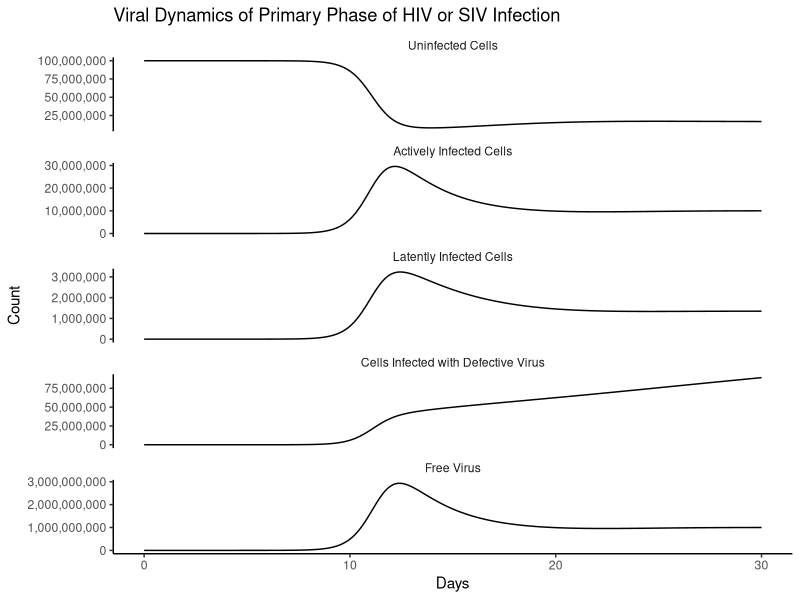

Reproduce this figure in R.
## ---- chunk 1
#| message: false
#| warning: false
library(deSolve)
library(tidyverse)
## ---- chunk 2
base_ode <- function(time, state, parameters){
  with(as.list(c(state, parameters)),{
    
    dx <- lambda - d*x - beta * x * v
    dy1 <- q1*beta * x * v - a1 * y1 + alpha * y2
    dy2 <- q2*beta * x * v - a2 * y2 - alpha * y2
    dy3 <- q3*beta * x * v - a3 * y3
    dv <- k * y1 - u * v
    
    return(list(c(dx, dy1, dy2, dy3, dv)))
  })
  
}
## ---- chunk 3
t <- seq(0,30,.1)

params <- c(
  lambda =1e7,# Uninfected cell production rate
  d = .1, # Cell Death Rate
  a1 = .5, # Infected Cell Death Rate
  a2 = .01, # Infected Cell Death Rate
  a3 = .008, # Infected Cell Death Rate
  beta = 5e-10, # "Rate Constant"
  alpha = .3, # Virus Production rate of reactivated latent
  k = 500, # Virus productin from Infected cell
  u = 5, # Free Virus lifestapn
  q1 = .55, # P(Infected State | Infected)
  q2 = .05, # P(Latent State | Infected)
  q3 = .4 # P(Defective Provirus | Infected)
)

#' Guessing Initial values from a graph
x0 <- params["lambda"][1]/params["d"][1]
init <- c(x = unname(x0), 
          y1 = 1,y2=0,y3=0, v = 1)

out <- ode(init, t, base_ode, params)

out_df <- as_tibble(as.data.frame(out))
## ---- chunk 4
compartment_names <- c("Uninfected Cells", 
"Actively Infected Cells", 
"Latently Infected Cells",
"Cells Infected with Defective Virus",
"Free Virus")

p <- out_df %>% 
  setNames(c("time", compartment_names)) %>% 
  gather(compartment, value, -time) %>% 
  mutate(compartment = factor(compartment,
                              compartment_names)) %>% 
  ggplot(aes(time, y = value))+
  geom_line()+
  facet_wrap(~compartment, ncol = 1,scales = "free_y")+
  theme_classic()+
  labs(
    title = "Viral Dynamics of Primary Phase of HIV or SIV Infection",
    x = "Days",
    y = "Count"
  )+
  scale_y_continuous(labels = scales::comma_format(accuracy = 1000))+
  theme(strip.background = element_blank())

p	
